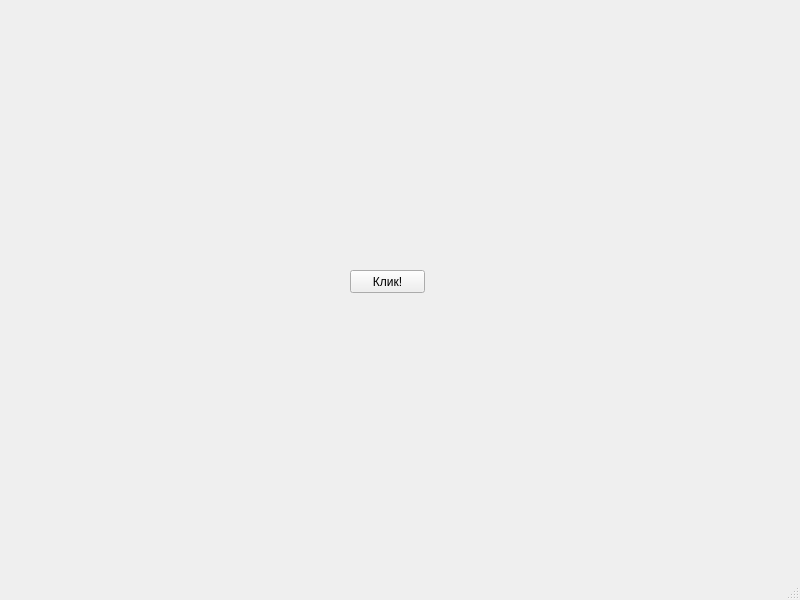
<?xml version="1.0" encoding="UTF-8"?>
<ui version="4.0">
 <class>MainWindow</class>
 <widget class="QMainWindow" name="MainWindow">
  <property name="geometry">
   <rect>
    <x>0</x>
    <y>0</y>
    <width>800</width>
    <height>600</height>
   </rect>
  </property>
  <property name="windowTitle">
   <string>MainWindow</string>
  </property>
  <widget class="QWidget" name="centralwidget">
   <widget class="QPushButton" name="pushButton">
    <property name="geometry">
     <rect>
      <x>350</x>
      <y>270</y>
      <width>75</width>
      <height>23</height>
     </rect>
    </property>
    <property name="text">
     <string>Клик!</string>
    </property>
   </widget>
  </widget>
  <widget class="QMenuBar" name="menubar">
   <property name="geometry">
    <rect>
     <x>0</x>
     <y>0</y>
     <width>800</width>
     <height>22</height>
    </rect>
   </property>
  </widget>
  <widget class="QStatusBar" name="statusbar"/>
 </widget>
 <resources/>
 <connections/>
</ui>
